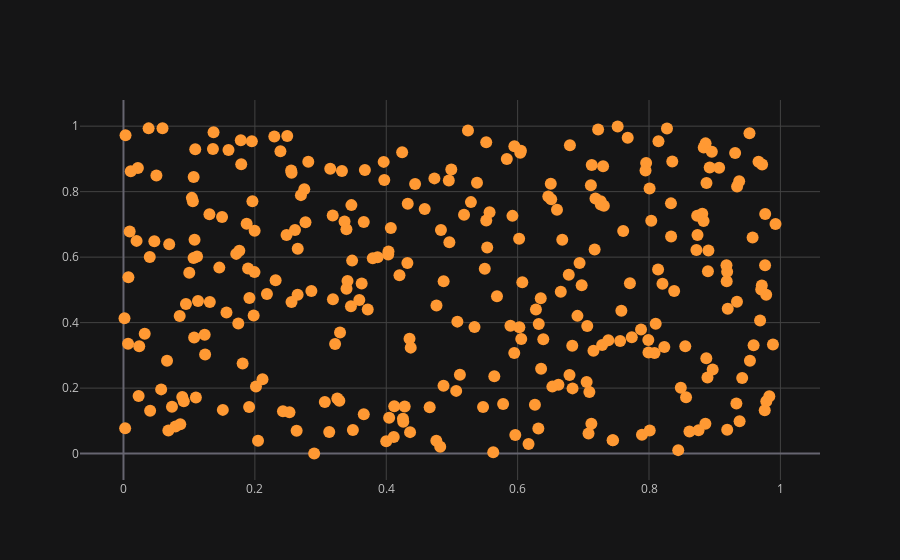

The code cell stored with this chart in its notebook:
### Code cell
df.iplot(x = 'a', y='b', mode ='markers')

### Figure 1 — Plotly figure (JSON) as saved in the notebook; plotly's stock layout.template omitted (floating-point values rounded to 4 significant figures; data arrays with more than 128 entries replaced by an {"elided": "..."} marker saying what was removed)
{"data": [{"line": {"color": "rgba(255, 153, 51, 1.0)", "dash": "solid", "shape": "linear", "width": 1.3}, "marker": {"size": 12, "symbol": "circle"}, "mode": "markers", "name": "b", "text": "", "type": "scatter", "x": {"elided": "300 float values"}, "y": {"elided": "300 float values"}}], "layout": {"legend": {"bgcolor": "#151516", "font": {"color": "#D9D9D9"}}, "paper_bgcolor": "#151516", "plot_bgcolor": "#151516", "title": {"font": {"color": "#D9D9D9"}}, "xaxis": {"gridcolor": "#434343", "showgrid": true, "tickfont": {"color": "#C2C2C2"}, "title": {"font": {"color": "#D9D9D9"}, "text": ""}, "zerolinecolor": "#666570"}, "yaxis": {"gridcolor": "#434343", "showgrid": true, "tickfont": {"color": "#C2C2C2"}, "title": {"font": {"color": "#D9D9D9"}, "text": ""}, "zerolinecolor": "#666570"}}}
